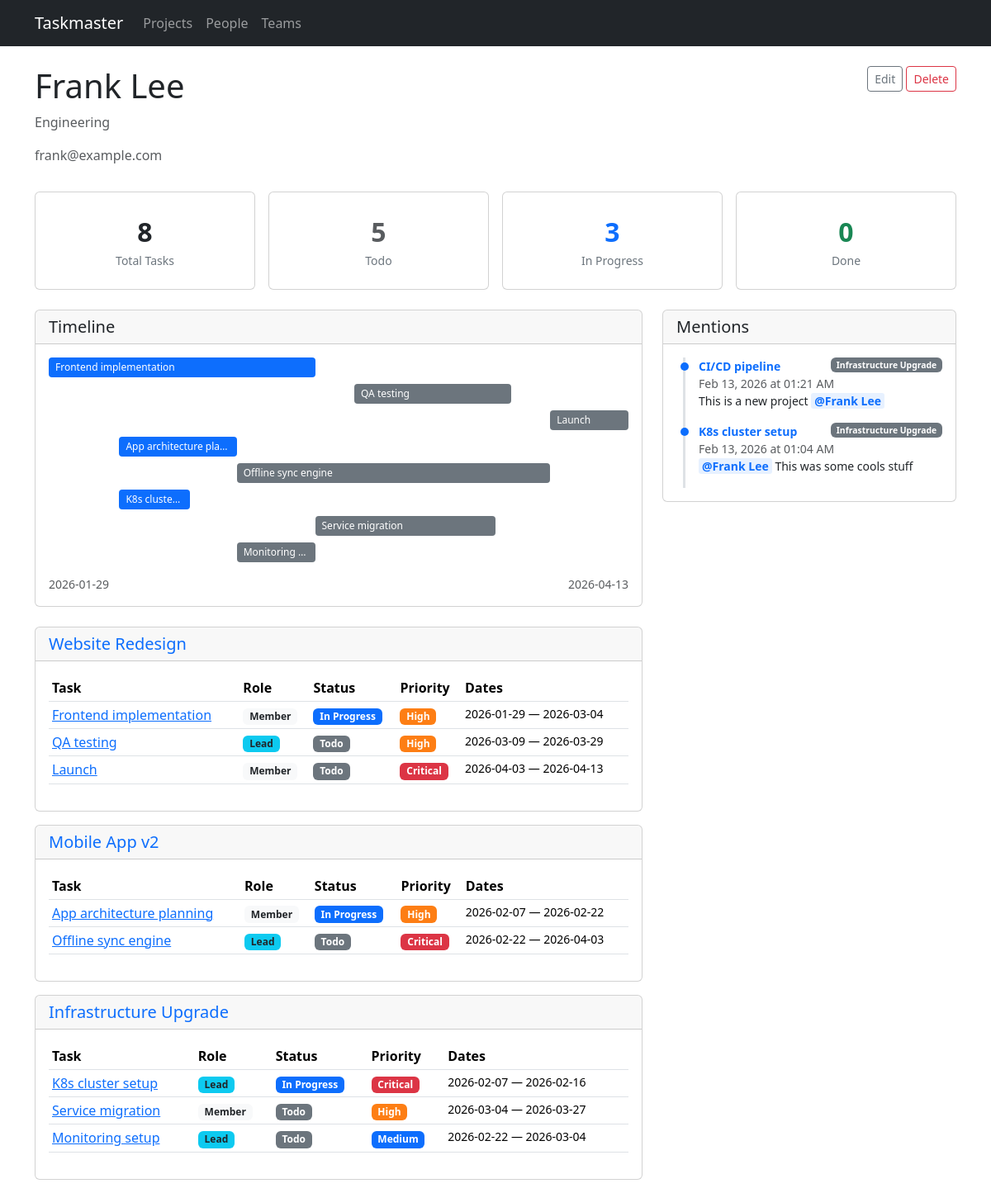
The page /people/6 on the database as committed earlier.
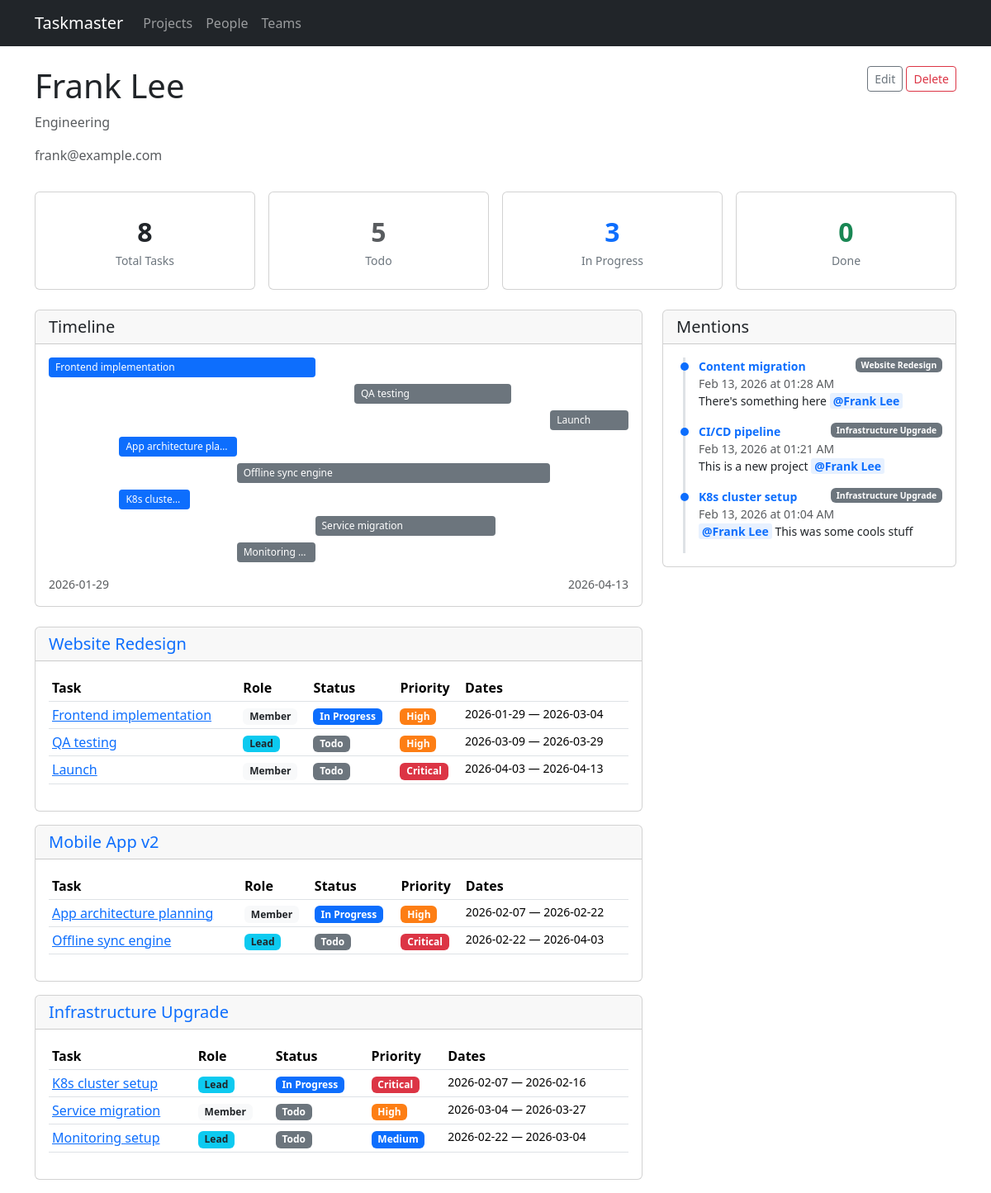
The same page on the database as committed later.
### models.py (models this page shows, shortened)
class Task(db.Model):
    id = db.Column(db.Integer, primary_key=True)
    title = db.Column(db.String(200), nullable=False)
    description = db.Column(db.Text)
    project_id = db.Column(db.Integer, db.ForeignKey('project.id'), nullable=False)
    start_date = db.Column(db.Date, nullable=False)
    end_date = db.Column(db.Date, nullable=False)
    status = db.Column(db.String(20), default='todo')  # todo, in_progress, done
    priority = db.Column(db.String(20), default='medium')  # low, medium, high, critical
    assignments = db.relationship('TaskAssignment', backref='task', lazy=True,
                                   cascade='all, delete-orphan')
    tags = db.relationship('Tag', secondary=task_tags, backref=db.backref('tasks', lazy=True))
    status_updates = db.relationship('StatusUpdate', backref='task', lazy=True,
                                     order_by='StatusUpdate.created_at.desc()',
                                     cascade='all, delete-orphan')
    dependencies = db.relationship(
        'Task',
        secondary='task_dependency',
        primaryjoin='Task.id == TaskDependency.task_id',
        secondaryjoin='Task.id == TaskDependency.depends_on_id',
        backref=db.backref('dependents', lazy=True),
        lazy=True,
    )
    @property
    def lead(self):
        for a in self.assignments:
            if a.is_lead:
                return a.person
        return None

class Project(db.Model):
    id = db.Column(db.Integer, primary_key=True)
    name = db.Column(db.String(200), nullable=False)
    description = db.Column(db.Text)
    start_date = db.Column(db.Date)
    end_date = db.Column(db.Date)
    status = db.Column(db.String(20), default='active')  # active, completed, on_hold
    tasks = db.relationship('Task', backref='project', lazy=True, cascade='all, delete-orphan')

class StatusUpdate(db.Model):
    id = db.Column(db.Integer, primary_key=True)
    task_id = db.Column(db.Integer, db.ForeignKey('task.id'), nullable=False)
    content = db.Column(db.Text, nullable=False)
    created_at = db.Column(db.DateTime, default=datetime.utcnow)
    mentions = db.relationship('Person', secondary=status_update_mentions,
                               backref=db.backref('mentioned_in', lazy=True))

class Person(db.Model):
    id = db.Column(db.Integer, primary_key=True)
    name = db.Column(db.String(120), nullable=False)
    email = db.Column(db.String(120))
    team_id = db.Column(db.Integer, db.ForeignKey('team.id'))
    assignments = db.relationship('TaskAssignment', backref='person', lazy=True)

### routes/people.py (the view)
@bp.route('/people/<int:id>')
def detail(id):
    person = Person.query.get_or_404(id)
    person_tasks = [a.task for a in person.assignments]
    tasks_by_project = {}
    for task in person_tasks:
        proj = task.project
        if proj.id not in tasks_by_project:
            tasks_by_project[proj.id] = {'project': proj, 'tasks': []}
        tasks_by_project[proj.id]['tasks'].append(task)
    mentioned_updates = StatusUpdate.query.filter(
        StatusUpdate.mentions.any(id=person.id)
    ).order_by(StatusUpdate.created_at.desc()).all()
    return render_template('people/detail.html', person=person,
                           person_tasks=person_tasks,
                           tasks_by_project=tasks_by_project,
                           mentioned_updates=mentioned_updates)

### templates/people/detail.html (shortened to what the changed rows need)
{% extends "base.html" %}
{% block content %}
<div class="d-flex justify-content-between align-items-start mb-3">
    <div>
        <h1>{{ person.name }}</h1>
    </div>
</div>
{% set total = person_tasks|length %}
{% set todo = person_tasks|selectattr('status', 'equalto', 'todo')|list|length %}
{% set in_prog = person_tasks|selectattr('status', 'equalto', 'in_progress')|list|length %}
{% set done_count = person_tasks|selectattr('status', 'equalto', 'done')|list|length %}
<div class="row g-4">
<div class="col-lg-8">
    {% if person_tasks %}
    <div class="card mb-4">
        <div class="card-header"><h5 class="mb-0">Timeline</h5></div>
        <div class="card-body">
            {% set all_tasks = person_tasks %}
            {% set min_date = all_tasks|map(attribute='start_date')|min %}
            {% set max_date = all_tasks|map(attribute='end_date')|max %}
            {% set total_days = (max_date - min_date).days if max_date != min_date else 1 %}
            <div style="position: relative; min-height: {{ all_tasks|length * 32 }}px;">
                {% for task in all_tasks %}
                {% set offset_days = (task.start_date - min_date).days %}
                {% set duration_days = (task.end_date - task.start_date).days %}
                {% set left_pct = (offset_days / total_days * 100) %}
                {% set width_pct = (duration_days / total_days * 100) %}
                <div class="timeline-bar badge-{{ task.status }}"
                     style="position: absolute; top: {{ loop.index0 * 32 }}px; left: {{ left_pct }}%; width: {{ [width_pct, 5]|max }}%;"
                     title="{{ task.title }} ({{ task.start_date }} to {{ task.end_date }})">
                    <a href="{{ url_for('tasks.detail', id=task.id) }}" class="text-white text-decoration-none">{{ task.title }}</a>
                </div>
                {% endfor %}
            </div>
            <div class="d-flex justify-content-between mt-2 small text-muted">
                <span>{{ min_date }}</span>
                <span>{{ max_date }}</span>
            </div>
        </div>
    </div>
    {% endif %}
    {% if tasks_by_project %}
    {% for proj_id, group in tasks_by_project.items() %}
    <div class="card mb-3">
        <div class="card-header">
            <h5 class="mb-0">
                <a href="{{ url_for('projects.detail', id=group.project.id) }}" class="text-decoration-none">
                    {{ group.project.name }}
                </a>
            </h5>
        </div>
        <div class="card-body">
            <div class="table-responsive">
                <table class="table table-hover table-sm">
                    <thead>
                        <tr><th>Task</th><th>Role</th><th>Status</th><th>Priority</th><th>Dates</th></tr>
                    </thead>
                    <tbody>
                        {% for task in group.tasks %}
                        <tr>
                            <td><a href="{{ url_for('tasks.detail', id=task.id) }}">{{ task.title }}</a></td>
                            <td>
                                {% if task.lead and task.lead.id == person.id %}
                                <span class="badge bg-info text-dark">Lead</span>
                                {% else %}
                                <span class="badge bg-light text-dark">Member</span>
                                {% endif %}
                            </td>
                            <td><span class="badge badge-{{ task.status }}">{{ task.status | replace('_', ' ') | title }}</span></td>
                            <td><span class="badge badge-{{ task.priority }}">{{ task.priority | title }}</span></td>
                            <td class="small">{{ task.start_date }} &mdash; {{ task.end_date }}</td>
                        </tr>
                        {% endfor %}
                    </tbody>
                </table>
            </div>
        </div>
    </div>
    {% endfor %}
    {% else %}
    <div class="text-center py-5">
        <p class="text-muted">No tasks assigned to this person yet.</p>
    </div>
    {% endif %}
</div>
<div class="col-lg-4">
    <div class="card" style="position: sticky; top: 1rem;">
        <div class="card-body" style="max-height: 80vh; overflow-y: auto;">
            {% if mentioned_updates %}
            <div class="status-timeline">
                {% for update in mentioned_updates %}
                <div class="update-item">
                    <div class="d-flex justify-content-between align-items-start">
                        <a href="{{ url_for('tasks.detail', id=update.task.id) }}" class="fw-semibold small text-decoration-none">{{ update.task.title }}</a>
                        <span class="badge bg-secondary" style="font-size:0.65em">{{ update.task.project.name }}</span>
                    </div>
                    <div class="text-muted small">{{ update.created_at.strftime('%b %d, %Y at %I:%M %p') }}</div>
                    <div class="small">{{ update.content|render_mentions }}</div>
                </div>
                {% endfor %}
            </div>
            {% else %}
            <p class="text-muted mb-0 small">No mentions yet. Use @"{{ person.name }}" in status updates to tag this person.</p>
            {% endif %}
        </div>
    </div>
</div>
</div>
{% endblock %}

Rows that differ between the two databases and show on the page:
added StatusUpdate: task "Content migration", task.project.name "Website Redesign", created_at "Feb 13, 2026 at 01:28 AM", content|render_mentions "There's something here @Frank Lee"
